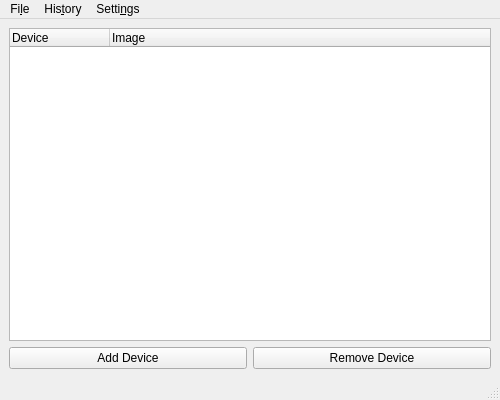
<?xml version="1.0" encoding="UTF-8"?>
<ui version="4.0">
 <class>MainWindow</class>
 <widget class="QMainWindow" name="MainWindow">
  <property name="geometry">
   <rect>
    <x>0</x>
    <y>0</y>
    <width>500</width>
    <height>400</height>
   </rect>
  </property>
  <property name="minimumSize">
   <size>
    <width>420</width>
    <height>250</height>
   </size>
  </property>
  <property name="windowTitle">
   <string>KDE CDEmu Manager</string>
  </property>
  <widget class="QWidget" name="centralWidget">
   <layout class="QVBoxLayout" name="verticalLayout">
    <item>
     <widget class="QTreeWidget" name="deviceList">
      <property name="baseSize">
       <size>
        <width>0</width>
        <height>0</height>
       </size>
      </property>
      <property name="verticalScrollBarPolicy">
       <enum>Qt::ScrollBarAsNeeded</enum>
      </property>
      <property name="horizontalScrollBarPolicy">
       <enum>Qt::ScrollBarAsNeeded</enum>
      </property>
      <property name="autoScroll">
       <bool>true</bool>
      </property>
      <property name="showDropIndicator" stdset="0">
       <bool>false</bool>
      </property>
      <property name="rootIsDecorated">
       <bool>false</bool>
      </property>
      <property name="itemsExpandable">
       <bool>false</bool>
      </property>
      <property name="expandsOnDoubleClick">
       <bool>false</bool>
      </property>
      <property name="columnCount">
       <number>2</number>
      </property>
      <column>
       <property name="text">
        <string>Device</string>
       </property>
      </column>
      <column>
       <property name="text">
        <string>Image</string>
       </property>
      </column>
     </widget>
    </item>
    <item>
     <widget class="QWidget" name="buttonWidget" native="true">
      <layout class="QHBoxLayout" name="horizontalLayout_3">
       <property name="leftMargin">
        <number>0</number>
       </property>
       <property name="topMargin">
        <number>0</number>
       </property>
       <property name="rightMargin">
        <number>0</number>
       </property>
       <property name="bottomMargin">
        <number>0</number>
       </property>
       <item>
        <widget class="QPushButton" name="addDevice">
         <property name="text">
          <string>Add Device</string>
         </property>
        </widget>
       </item>
       <item>
        <widget class="QPushButton" name="removeDevice">
         <property name="text">
          <string>Remove Device</string>
         </property>
        </widget>
       </item>
      </layout>
     </widget>
    </item>
   </layout>
  </widget>
  <widget class="QStatusBar" name="statusbar"/>
  <widget class="QMenuBar" name="menubar">
   <property name="geometry">
    <rect>
     <x>0</x>
     <y>0</y>
     <width>500</width>
     <height>32</height>
    </rect>
   </property>
   <widget class="QMenu" name="menuFile">
    <property name="title">
     <string>Fi&amp;le</string>
    </property>
   </widget>
   <widget class="QMenu" name="menuHistory">
    <property name="title">
     <string>His&amp;tory</string>
    </property>
   </widget>
   <widget class="QMenu" name="menuOptions">
    <property name="title">
     <string>Setti&amp;ngs</string>
    </property>
    <addaction name="actionTrayIcon"/>
   </widget>
   <addaction name="menuFile"/>
   <addaction name="menuHistory"/>
   <addaction name="menuOptions"/>
  </widget>
  <action name="actionQuit">
   <property name="text">
    <string>&amp;Quit</string>
   </property>
  </action>
  <action name="actionTrayIcon">
   <property name="checkable">
    <bool>true</bool>
   </property>
   <property name="checked">
    <bool>true</bool>
   </property>
   <property name="text">
    <string>Show in System Tray</string>
   </property>
  </action>
 </widget>
 <resources/>
 <connections/>
 <slots>
  <slot>showFileSelector()</slot>
 </slots>
</ui>
